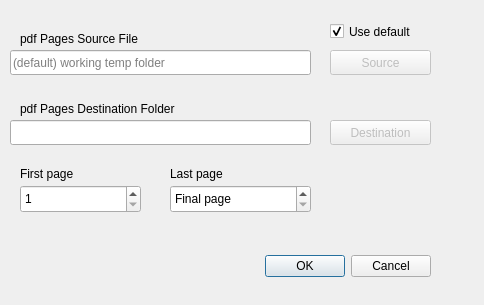
<?xml version="1.0" encoding="UTF-8"?>
<ui version="4.0">
 <class>pdf4tifDialog</class>
 <widget class="QDialog" name="pdf4tifDialog">
  <property name="windowModality">
   <enum>Qt::ApplicationModal</enum>
  </property>
  <property name="geometry">
   <rect>
    <x>0</x>
    <y>0</y>
    <width>484</width>
    <height>305</height>
   </rect>
  </property>
  <property name="windowTitle">
   <string>Extract pdf pages for tif</string>
  </property>
  <widget class="QDialogButtonBox" name="buttonBox">
   <property name="geometry">
    <rect>
     <x>260</x>
    <y>250</y>
     <width>171</width>
     <height>32</height>
    </rect>
   </property>
   <property name="orientation">
    <enum>Qt::Horizontal</enum>
   </property>
   <property name="standardButtons">
    <set>QDialogButtonBox::Cancel|QDialogButtonBox::Ok</set>
   </property>
  </widget>
  <widget class="QLineEdit" name="SourceLineEdit">
   <property name="geometry">
    <rect>
     <x>10</x>
     <y>50</y>
     <width>301</width>
     <height>25</height>
    </rect>
   </property>
   <property name="placeholderText">
    <string>(default) working temp folder</string>
   </property>
  </widget>
  <widget class="QPushButton" name="SourceButton">
   <property name="enabled">
    <bool>false</bool>
   </property>
   <property name="geometry">
    <rect>
     <x>330</x>
     <y>50</y>
     <width>101</width>
     <height>25</height>
    </rect>
   </property>
   <property name="text">
    <string>Source</string>
   </property>
   <property name="icon">
    <iconset resource="../UI_Icons.qrc">
     <normaloff>:/Icons/Icons/pdf-extract1.png</normaloff>:/Icons/Icons/pdf-extract1.png</iconset>
   </property>
  </widget>
  <widget class="QPushButton" name="DestinationButton">
   <property name="enabled">
    <bool>false</bool>
   </property>
   <property name="geometry">
    <rect>
     <x>330</x>
     <y>120</y>
     <width>101</width>
     <height>25</height>
    </rect>
   </property>
   <property name="text">
    <string>Destination</string>
   </property>
   <property name="icon">
    <iconset resource="../UI_Icons.qrc">
     <normaloff>:/Icons/Icons/pdf4tiff.png</normaloff>:/Icons/Icons/pdf4tiff.png</iconset>
   </property>
  </widget>
  <widget class="QLineEdit" name="DestinationLineEdit">
   <property name="geometry">
    <rect>
     <x>10</x>
     <y>120</y>
     <width>301</width>
     <height>25</height>
    </rect>
   </property>
  </widget>
  <widget class="QLabel" name="SourceLabel">
   <property name="geometry">
    <rect>
     <x>20</x>
     <y>30</y>
     <width>171</width>
     <height>17</height>
    </rect>
   </property>
   <property name="text">
    <string>pdf Pages Source File</string>
   </property>
  </widget>
  <widget class="QLabel" name="DestinationLabel">
   <property name="geometry">
    <rect>
     <x>20</x>
     <y>100</y>
     <width>211</width>
     <height>17</height>
    </rect>
   </property>
   <property name="text">
    <string>pdf Pages Destination Folder</string>
   </property>
  </widget>
  <widget class="QLabel" name="FirstPageLabel">
   <property name="geometry">
    <rect>
     <x>20</x>
     <y>165</y>
     <width>111</width>
     <height>17</height>
    </rect>
   </property>
   <property name="text">
    <string>First page</string>
   </property>
  </widget>
  <widget class="QSpinBox" name="FirstPageSpinBox">
   <property name="geometry">
    <rect>
     <x>20</x>
     <y>185</y>
     <width>121</width>
     <height>28</height>
    </rect>
   </property>
   <property name="minimum">
    <number>1</number>
   </property>
   <property name="maximum">
    <number>999999</number>
   </property>
   <property name="value">
    <number>1</number>
   </property>
  </widget>
  <widget class="QLabel" name="LastPageLabel">
   <property name="geometry">
    <rect>
     <x>170</x>
     <y>165</y>
     <width>121</width>
     <height>17</height>
    </rect>
   </property>
   <property name="text">
    <string>Last page</string>
   </property>
  </widget>
  <widget class="QSpinBox" name="LastPageSpinBox">
   <property name="geometry">
    <rect>
     <x>170</x>
     <y>185</y>
     <width>141</width>
     <height>28</height>
    </rect>
   </property>
   <property name="specialValueText">
    <string>Final page</string>
   </property>
   <property name="maximum">
    <number>999999</number>
   </property>
  </widget>
  <widget class="QCheckBox" name="defaultsrcBox">
   <property name="geometry">
    <rect>
     <x>330</x>
     <y>20</y>
     <width>101</width>
     <height>23</height>
    </rect>
   </property>
   <property name="text">
    <string>Use default</string>
   </property>
   <property name="checked">
    <bool>true</bool>
   </property>
  </widget>
 </widget>
 <resources>
  <include location="../UI_Icons.qrc"/>
 </resources>
 <connections>
  <connection>
   <sender>buttonBox</sender>
   <signal>accepted()</signal>
   <receiver>pdf4tifDialog</receiver>
   <slot>accept()</slot>
   <hints>
    <hint type="sourcelabel">
     <x>248</x>
     <y>254</y>
    </hint>
    <hint type="destinationlabel">
     <x>157</x>
     <y>274</y>
    </hint>
   </hints>
  </connection>
  <connection>
   <sender>buttonBox</sender>
   <signal>rejected()</signal>
   <receiver>pdf4tifDialog</receiver>
   <slot>reject()</slot>
   <hints>
    <hint type="sourcelabel">
     <x>316</x>
     <y>260</y>
    </hint>
    <hint type="destinationlabel">
     <x>286</x>
     <y>274</y>
    </hint>
   </hints>
  </connection>
 </connections>
</ui>
